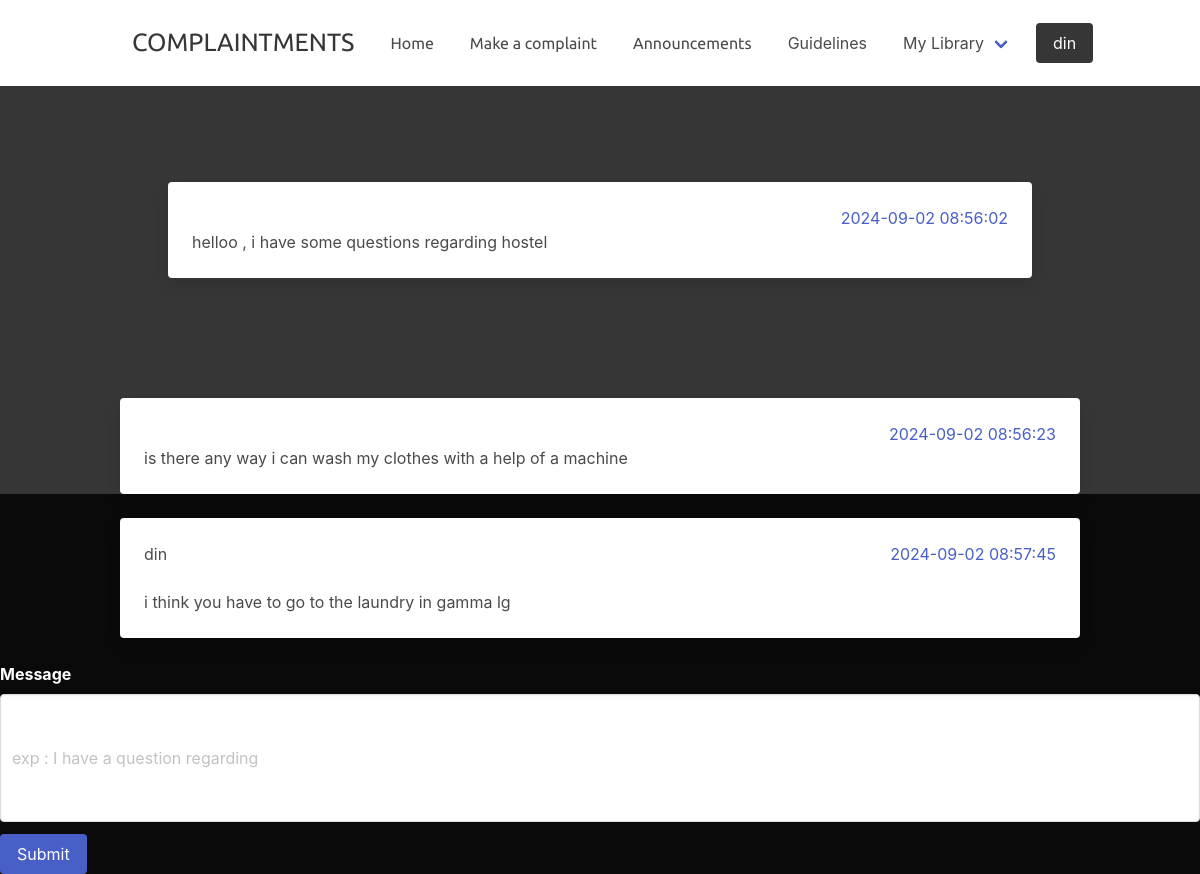
Page /chat (signed in) on the committed database.
### application/models.py (models this page shows, shortened)
class User(db.Model , UserMixin ):
        id = db.Column(db.Integer , primary_key = True)
        username = db.Column(db.String(20) , unique = True , nullable = False)
        email = db.Column(db.String(120) , unique = True , nullable = False)
        hostel_block = db.Column(db.String(100) , nullable=False)
        hostel_parts = db.Column(db.String(100) , nullable=False)
        hostel_room = db.Column(db.String(100) , nullable=False)
        password = db.Column(db.String(120) , nullable = False)
        createdAt = db.Column(db.DateTime(timezone=True) , server_default=func.now())
        facilities = db.relationship('Facilities' , backref = 'author' , lazy = True)
        integrity = db.relationship('Integrity' , backref = 'author' , lazy = True)
        shoutouts = db.relationship('Shoutouts' , backref = 'author' , lazy = True)
        chats = db.relationship('Chat', backref = 'author' ,lazy = True  )

class Chat(db.Model , UserMixin):
      id = db.Column(db.Integer , primary_key = True)
      message = db.Column(db.String() ,default = 'None' , nullable = True )
      createdAt = db.Column(db.DateTime(timezone=True) , default=func.now())
      user_id = db.Column(db.Integer , db.ForeignKey('user.id') , nullable = True)

### application/routes.py (the view)
@app.route('/chat' , methods = ['POST' , 'GET'])
def chat():
   form = ChatForm()
   messages = Chat.query.all()
   if form.validate_on_submit():
      chats = Chat(message = form.message.data , author = current_user)
      db.session.add(chats)
      db.session.commit()
      return redirect(url_for('chat'))
   return render_template('chat.html' , form = form, messages = messages)

### application/form.py
class ChatForm(FlaskForm):
    message = StringField('Message' , validators=[DataRequired()])
    submit = SubmitField('Submit')

### application/models.py (called while the page is built)
@login_manager.user_loader
def load_user(user_id):
      return User.query.get(int(user_id))

### application/templates/chat.html (shortened to what this page needs)
<!DOCTYPE html>
<html lang="en">
<head>
    <link rel="stylesheet" href="https://cdn.jsdelivr.net/npm/bulma@0.9.3/css/bulma.min.css">
    <link rel="stylesheet" href="https://unpkg.com/intro.js/introjs.css">
</head>
<body class="has-background-black" >
    <nav class="navbar has-background-white" role="navigation" aria-label="main navigation">
      {% block content %}
        <div class="container">
          <div class="navbar-brand">
              <h1 style="font-family: Ubuntu ; font-size: 25px;" ; id="Logo" class="p-5 has-text-dark">COMPLAINTMENTS</h1>
          </div>
          <div id="navbarBasicExample" class="navbar-menu">
            <div class="navbar-start">
              <a class="navbar-item" style="font-family: Ubuntu;" href="{{url_for('home')}}">
                Home
              </a>
              <a class="navbar-item p-5" style="font-family: Ubuntu;">
                  Make a complaint
                </a>
              <a class="navbar-item" style="font-family: Ubuntu;" href="{{url_for('announcements')}}">
                Announcements
              </a>
              <a class="navbar-item p-5">
                  Guidelines
                </a>
              <div class="navbar-item has-dropdown is-hoverable">
                <a class="navbar-link">
                  My Library
                </a>
              </div>
            </div>
            <div class="navbar-end">
              <div class="navbar-item">
                {% if current_user.is_authenticated %}
                   <div class="buttons" id="profile">
                    <a class="button is-dark modal-button"  id="currentUser">{{ current_user.username }}</a>
                   </div>
                {% endif %}
              </div>
            </div>
          </div>
        </nav>
        <div class="has-background-dark">
        <div class="hero-body">
          <div class="container p-6 has-background-dark" style="background-color: white; border-radius: 20px;">
            <form action="" method="post">
              <div class="container">
              {% for message in messages %}
                   <div class="container">
                    {% if current_user.id == message.user_id %}
                    <div class="card mb-5">
                    <div class="card-content">
                    <h1 class="mb-5">{{ message.author.username }}<a class="is-pulled-right">{{ message.createdAt }}</a> </h1>
                    <h1>{{ message.message }}</h1>
                    </div>
                   </div>
                    {% else %}
                    <div class="card mb-5">
                    <div class="card-content">
                    <h1 class="mb-5"><a class="is-pulled-right">{{ message.createdAt }}</a> </h1>
                    <h1>{{ message.message }}</h1>
                     </div>
                   </div>
                    {% endif %}
                  </div>
                   </div>
                  </div>
                </div>
                {% endfor %}
                  <div class="field is-one-fifth" >
                     {{form.message.label(class="label has-text-white")}}
                    {% if form.message.errors %}
                        {{form.message(class="form-control form-control-lg is-invalid")}}
                        <div>
                            {% for error in form.message.errors %}
                            <span>{{ error }}</span>
                            {% endfor %}
                        </div>
                    {% else %}
                        {{form.message(class="textarea" , placeholder='exp : I have a question regarding')}}
                    {% endif %}
                  </div>
                            <div>
                  <div class="field is-grouped" >
                    <div class="control">
                         {{ form.submit(class = "button is-link") }}
                    </div>
        </div>
        </div>
      {% endblock content %}
</body>
</html>

### rows in the picture
User: username "din"
Chat: createdAt "2024-09-02 08:56:02", message "helloo , i have some questions regarding hostel"
Chat: createdAt "2024-09-02 08:56:23", message "is there any way i can wash my clothes with a help of a machine"
Chat: author.username "din", createdAt "2024-09-02 08:57:45", message "i think you have to go to the laundry in gamma lg"
